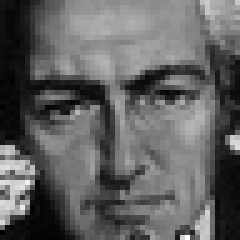
#> input picture Train/Angry/PrivateTest_14596578.jpg, 48 x 48 px (shown 5 times larger); its folder holds 2 pictures in this run
$ python ConstructLabelledDataset.py
#> lines starting #> are read from the running program, lines starting #| are printed output that depends on the picture; pictures that were not available may be replaced by others from this repository, and a replacement may not be noted
import os
from numpy import asarray
from skimage import io
import csv

script_dir = os.path.dirname(os.path.abspath(__file__))
train_path = os.path.join(script_dir, "Train")
test_path = os.path.join(script_dir, "Test")
Combined_path_csv = os.path.join(script_dir, "CombinedDataset//Dataset.csv")

classes = ("Angry", "Engaged", "Happy", "Neutral")


def load_images_from_folder(folder):
#> called with folder = 'Train/Angry'
    images = []
    for filename in os.listdir(folder):
        file_path = os.path.join(folder, filename)
        if os.path.isfile(file_path):
            img = io.imread(file_path)
#> img is the input picture: shape (48, 48); min 1, max 255, mean 96.9
            if img is not None:
                images.append(img)
#> pass 2 of the loop in load_images_from_folder, `for filename in os.listdir(folder):`:
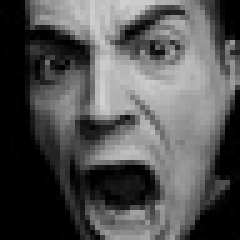
#> input picture Train/Angry/PrivateTest_20306434.jpg, 48 x 48 px (shown 5 times larger)
#> in load_images_from_folder, img is the input picture: shape (48, 48); min 0, max 209, mean 82.8
#> call 3 of load_images_from_folder, with folder = 'Train/Engaged'
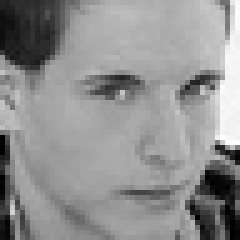
#> input picture Train/Engaged/Training_1047878.jpg, 48 x 48 px (shown 5 times larger)
#> in load_images_from_folder, img is the input picture: shape (48, 48); min 0, max 255, mean 144.1
#> pass 2 of the loop in load_images_from_folder, `for filename in os.listdir(folder):`:
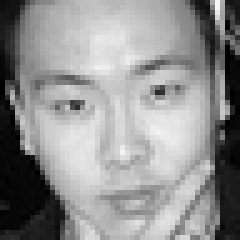
#> input picture Train/Engaged/Training_10547261.jpg, 48 x 48 px (shown 5 times larger)
#> in load_images_from_folder, img is the input picture: shape (48, 48); min 0, max 248, mean 144.2
#> pass 2 of the loop in load_images_from_folder, `for filename in os.listdir(folder):`:
#> pass 2 of the loop in load_images_from_folder, `for filename in os.listdir(folder):`:
    return images


def construct_tuples(images, label):
#> called with label = 'Angry'
    labelled_images = [()]
    for image in images:
        labelled_images += (image, label)
#> this loop made 2 passes
#> after the loop, labelled_images = 5 items
    return labelled_images


str_Angry = 'Angry'
str_Happy = 'Happy'
str_Neutral = 'Neutral'
str_Engaged = 'Engaged'

Train_Angry_Images = load_images_from_folder(os.path.join(train_path, "Angry"))
Train_Happy_Images = load_images_from_folder(os.path.join(train_path, "Happy"))
Train_Engaged_Images = load_images_from_folder(os.path.join(train_path, "Engaged"))
Train_Neutral_Images = load_images_from_folder(os.path.join(train_path, "Neutral"))
Test_Angry_Images = load_images_from_folder(os.path.join(test_path, "Angry"))
Test_Happy_Images = load_images_from_folder(os.path.join(test_path, "Happy"))
Test_Neutral_Images = load_images_from_folder(os.path.join(test_path, "Neutral"))
Test_Engaged_Images = load_images_from_folder(os.path.join(test_path, "Engaged"))

All_Image_Touples = construct_tuples(Train_Angry_Images, str_Angry)
#> All_Image_Touples = 5 items
All_Image_Touples += construct_tuples(Train_Happy_Images, str_Happy)
#> the loop in construct_tuples (call 2), `for image in images:` made 1 pass
#> All_Image_Touples = 8 items
All_Image_Touples += construct_tuples(Train_Engaged_Images, str_Engaged)
#> All_Image_Touples = 13 items
All_Image_Touples += construct_tuples(Train_Neutral_Images, str_Neutral)
#> All_Image_Touples = 16 items
All_Image_Touples += construct_tuples(Test_Angry_Images, str_Angry)
#> All_Image_Touples = 21 items
All_Image_Touples += construct_tuples(Test_Happy_Images, str_Happy)
#> All_Image_Touples = 24 items
All_Image_Touples += construct_tuples(Test_Engaged_Images, str_Engaged)
#> All_Image_Touples = 29 items
All_Image_Touples += construct_tuples(Test_Neutral_Images, str_Neutral)
#> All_Image_Touples = 32 items

np_array_tuple = asarray(All_Image_Touples, dtype='object')

with open(Combined_path_csv, 'w') as out:
    csv_out = csv.writer(out)
    csv_out.writerow(['Img', 'Label'])
    csv_out.writerows(All_Image_Touples)
